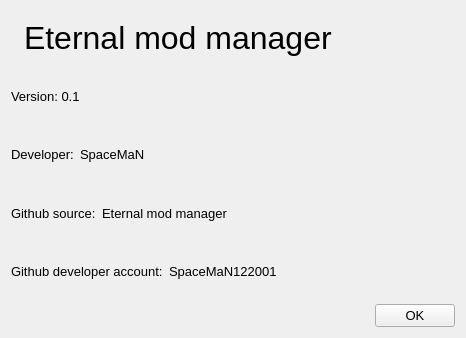
<?xml version="1.0" encoding="UTF-8"?>
<ui version="4.0">
 <class>AboutProgramForm</class>
 <widget class="QWidget" name="AboutProgramForm">
  <property name="windowModality">
   <enum>Qt::ApplicationModal</enum>
  </property>
  <property name="geometry">
   <rect>
    <x>0</x>
    <y>0</y>
    <width>466</width>
    <height>338</height>
   </rect>
  </property>
  <property name="windowTitle">
   <string>Form</string>
  </property>
  <layout class="QGridLayout" name="gridLayout">
   <item row="0" column="0">
    <layout class="QHBoxLayout" name="horizontalLayout">
     <item>
      <widget class="QLabel" name="eternalModManagerLogoLabel">
       <property name="text">
        <string/>
       </property>
       <property name="pixmap">
        <pixmap>Resources/eternitylogo.png</pixmap>
       </property>
       <property name="scaledContents">
        <bool>false</bool>
       </property>
      </widget>
     </item>
     <item>
      <widget class="QLabel" name="eternalModManagerTitleLabel">
       <property name="font">
        <font>
         <family>Yu Gothic UI</family>
         <pointsize>24</pointsize>
        </font>
       </property>
       <property name="text">
        <string>Eternal mod manager</string>
       </property>
      </widget>
     </item>
     <item>
      <spacer name="horizontalSpacer">
       <property name="orientation">
        <enum>Qt::Horizontal</enum>
       </property>
       <property name="sizeHint" stdset="0">
        <size>
         <width>40</width>
         <height>20</height>
        </size>
       </property>
      </spacer>
     </item>
    </layout>
   </item>
   <item row="1" column="0">
    <layout class="QHBoxLayout" name="horizontalLayout_2">
     <item>
      <widget class="QLabel" name="versionLabel">
       <property name="font">
        <font>
         <family>Yu Gothic UI</family>
         <pointsize>10</pointsize>
        </font>
       </property>
       <property name="text">
        <string>Version: 0.1</string>
       </property>
      </widget>
     </item>
    </layout>
   </item>
   <item row="2" column="0">
    <layout class="QHBoxLayout" name="horizontalLayout_3">
     <item>
      <widget class="QLabel" name="developerLabel">
       <property name="font">
        <font>
         <family>Yu Gothic UI</family>
         <pointsize>10</pointsize>
        </font>
       </property>
       <property name="text">
        <string>Developer:</string>
       </property>
      </widget>
     </item>
     <item>
      <widget class="QLabel" name="linkToDeveloperVkLabel">
       <property name="font">
        <font>
         <family>Yu Gothic UI</family>
         <pointsize>10</pointsize>
        </font>
       </property>
       <property name="text">
        <string>SpaceMaN</string>
       </property>
      </widget>
     </item>
     <item>
      <spacer name="horizontalSpacer_2">
       <property name="orientation">
        <enum>Qt::Horizontal</enum>
       </property>
       <property name="sizeHint" stdset="0">
        <size>
         <width>40</width>
         <height>20</height>
        </size>
       </property>
      </spacer>
     </item>
    </layout>
   </item>
   <item row="3" column="0">
    <layout class="QHBoxLayout" name="horizontalLayout_4">
     <item>
      <widget class="QLabel" name="gitHubSourceLabel">
       <property name="font">
        <font>
         <family>Yu Gothic UI</family>
         <pointsize>10</pointsize>
        </font>
       </property>
       <property name="text">
        <string>Github source:</string>
       </property>
      </widget>
     </item>
     <item>
      <widget class="QLabel" name="linkToGithubLabel">
       <property name="font">
        <font>
         <family>Yu Gothic UI</family>
         <pointsize>10</pointsize>
        </font>
       </property>
       <property name="text">
        <string>Eternal mod manager</string>
       </property>
      </widget>
     </item>
     <item>
      <spacer name="horizontalSpacer_3">
       <property name="orientation">
        <enum>Qt::Horizontal</enum>
       </property>
       <property name="sizeHint" stdset="0">
        <size>
         <width>40</width>
         <height>20</height>
        </size>
       </property>
      </spacer>
     </item>
    </layout>
   </item>
   <item row="4" column="0">
    <layout class="QHBoxLayout" name="horizontalLayout_6">
     <item>
      <widget class="QLabel" name="githubDeveloperAccountLabel">
       <property name="font">
        <font>
         <family>Yu Gothic UI</family>
         <pointsize>10</pointsize>
        </font>
       </property>
       <property name="text">
        <string>Github developer account:</string>
       </property>
      </widget>
     </item>
     <item>
      <widget class="QLabel" name="linkToGithubDeveloperAccountLabel">
       <property name="font">
        <font>
         <family>Yu Gothic UI</family>
         <pointsize>10</pointsize>
        </font>
       </property>
       <property name="text">
        <string>SpaceMaN122001</string>
       </property>
      </widget>
     </item>
     <item>
      <spacer name="horizontalSpacer_5">
       <property name="orientation">
        <enum>Qt::Horizontal</enum>
       </property>
       <property name="sizeHint" stdset="0">
        <size>
         <width>40</width>
         <height>20</height>
        </size>
       </property>
      </spacer>
     </item>
    </layout>
   </item>
   <item row="5" column="0">
    <layout class="QHBoxLayout" name="horizontalLayout_5">
     <item>
      <spacer name="horizontalSpacer_4">
       <property name="orientation">
        <enum>Qt::Horizontal</enum>
       </property>
       <property name="sizeHint" stdset="0">
        <size>
         <width>40</width>
         <height>20</height>
        </size>
       </property>
      </spacer>
     </item>
     <item>
      <widget class="QPushButton" name="quitPushButton">
       <property name="font">
        <font>
         <family>Yu Gothic UI</family>
         <pointsize>10</pointsize>
        </font>
       </property>
       <property name="text">
        <string>OK</string>
       </property>
      </widget>
     </item>
    </layout>
   </item>
  </layout>
 </widget>
 <resources/>
 <connections/>
</ui>
